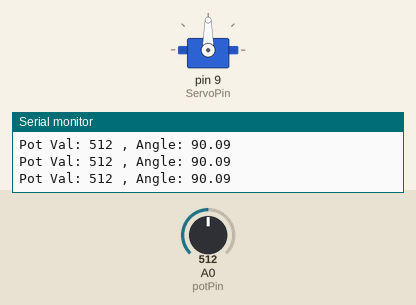
The sketch below on a simulated Arduino Uno, built with avr-gcc and run on an emulated ATmega328P. On the bench: servo, the last lines printed to the serial monitor. The test bench sets the inputs (shaded band); at power-on: A0 (potPin) = 512.

Above: at 1.2 s.
1.3 s: A0 (potPin) set to 554
At 2.7 s:
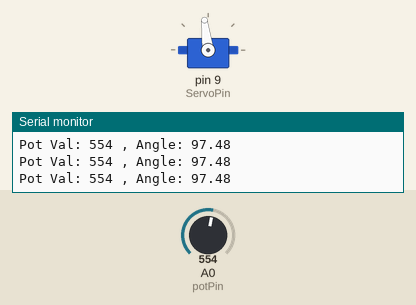
4.3 s: A0 (potPin) set to 577
At 5.5 s:
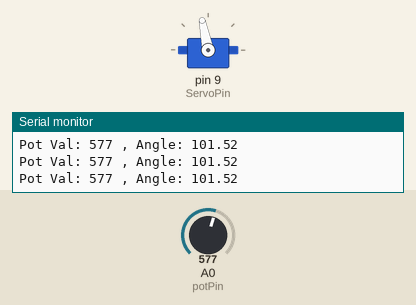
5.8 s: A0 (potPin) set to 306
At 6.7 s:
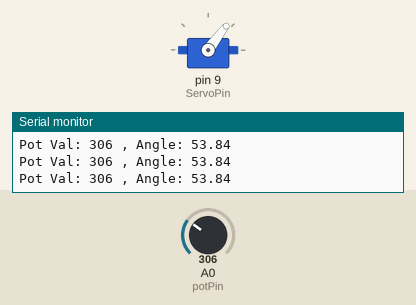
7.3 s: A0 (potPin) set to 108
At 8.1 s:
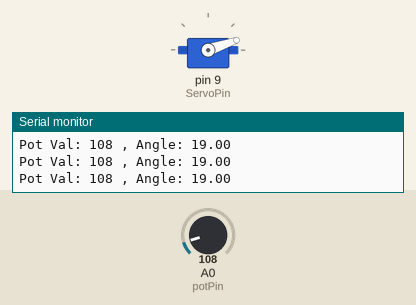
8.8 s: A0 (potPin) set to 89
At 9.5 s:
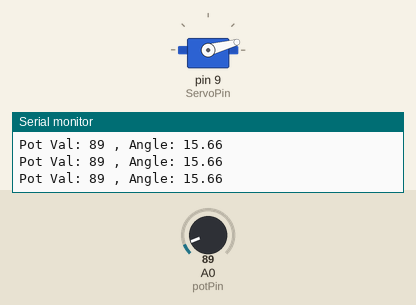
11.8 s: A0 (potPin) set to 122
At 13.0 s:
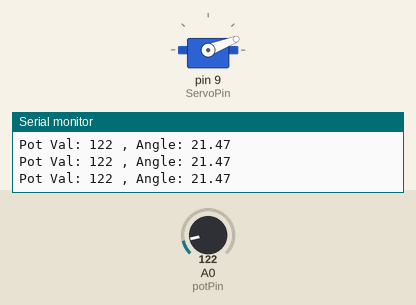
Timing chart, 0 to 14.3 s (numbered marks = the images above; inputs shaded):
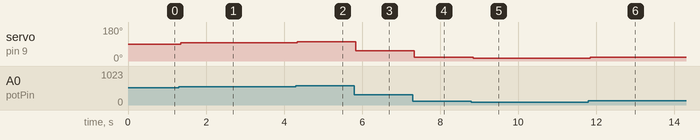

The sketch:

Servo_Pot.ino
```cpp
//Servo w Pot
# include <Servo.h>

int potPin = A0;
int potVal;

int ServoPin = 9;
float servoPosition;
Servo myServo;

String msg = "What Angle would you like? ";


void setup() {
  // put your setup code here, to run once:

  pinMode(potPin,INPUT);
  Serial.begin(9600);
  myServo.attach(ServoPin);

}

void loop() {
  // put your main code here, to run repeatedly:

   potVal = analogRead(potPin);
   Serial.print("Pot Val: ");
   Serial.print(potVal);
   Serial.print(" , ");

   servoPosition = (180./1023.)*potVal;  // Similar code if you wanted to use a photoresistor
   Serial.print("Angle: ");
   Serial.println(servoPosition);


  myServo.write(servoPosition);

}
```

Measured:
- after the input at 1.3 s, servo on pin 9 (ServoPin): 90° → 97° after 0.05 s
- after the input at 4.3 s, servo on pin 9 (ServoPin): 97° → 101° at once
- after the input at 5.8 s, servo on pin 9 (ServoPin): 101° → 53° at once
- after the input at 7.3 s, servo on pin 9 (ServoPin): 53° → 19° at once
- after the input at 8.8 s, servo on pin 9 (ServoPin): 19° → 15° after 0.05 s
- after the input at 11.8 s, servo on pin 9 (ServoPin): 15° → 21° after 0.05 s
